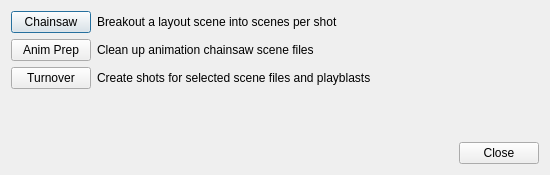
<?xml version="1.0" encoding="UTF-8"?>
<ui version="4.0">
 <class>BreakOutDialog</class>
 <widget class="QDialog" name="BreakOutDialog">
  <property name="geometry">
   <rect>
    <x>0</x>
    <y>0</y>
    <width>550</width>
    <height>175</height>
   </rect>
  </property>
  <property name="minimumSize">
   <size>
    <width>550</width>
    <height>175</height>
   </size>
  </property>
  <property name="maximumSize">
   <size>
    <width>550</width>
    <height>175</height>
   </size>
  </property>
  <property name="windowTitle">
   <string>Swing: Break Out</string>
  </property>
  <property name="modal">
   <bool>true</bool>
  </property>
  <layout class="QVBoxLayout" name="verticalLayout">
   <item>
    <layout class="QHBoxLayout" name="horizontalLayout_2">
     <item>
      <widget class="QPushButton" name="pushButtonChainsaw">
       <property name="text">
        <string>Chainsaw</string>
       </property>
      </widget>
     </item>
     <item>
      <widget class="QLabel" name="labelChainsaw">
       <property name="text">
        <string>Breakout a layout scene into scenes per shot </string>
       </property>
      </widget>
     </item>
     <item>
      <spacer name="horizontalSpacer_2">
       <property name="orientation">
        <enum>Qt::Horizontal</enum>
       </property>
       <property name="sizeHint" stdset="0">
        <size>
         <width>40</width>
         <height>20</height>
        </size>
       </property>
      </spacer>
     </item>
    </layout>
   </item>
   <item>
    <layout class="QHBoxLayout" name="horizontalLayout_3">
     <item>
      <widget class="QPushButton" name="pushButtonAnimPrep">
       <property name="text">
        <string>Anim Prep</string>
       </property>
      </widget>
     </item>
     <item>
      <widget class="QLabel" name="labelAnimPrep">
       <property name="text">
        <string>Clean up animation chainsaw scene files</string>
       </property>
      </widget>
     </item>
     <item>
      <spacer name="horizontalSpacer_3">
       <property name="orientation">
        <enum>Qt::Horizontal</enum>
       </property>
       <property name="sizeHint" stdset="0">
        <size>
         <width>40</width>
         <height>20</height>
        </size>
       </property>
      </spacer>
     </item>
    </layout>
   </item>
   <item>
    <layout class="QHBoxLayout" name="horizontalLayout_4">
     <item>
      <widget class="QPushButton" name="pushButtonTurnover">
       <property name="text">
        <string>Turnover</string>
       </property>
      </widget>
     </item>
     <item>
      <widget class="QLabel" name="label">
       <property name="text">
        <string>Create shots for selected scene files and playblasts</string>
       </property>
      </widget>
     </item>
     <item>
      <spacer name="horizontalSpacer_4">
       <property name="orientation">
        <enum>Qt::Horizontal</enum>
       </property>
       <property name="sizeHint" stdset="0">
        <size>
         <width>40</width>
         <height>20</height>
        </size>
       </property>
      </spacer>
     </item>
    </layout>
   </item>
   <item>
    <spacer name="verticalSpacer">
     <property name="orientation">
      <enum>Qt::Vertical</enum>
     </property>
     <property name="sizeHint" stdset="0">
      <size>
       <width>20</width>
       <height>40</height>
      </size>
     </property>
    </spacer>
   </item>
   <item>
    <layout class="QHBoxLayout" name="horizontalLayout">
     <item>
      <spacer name="horizontalSpacer">
       <property name="orientation">
        <enum>Qt::Horizontal</enum>
       </property>
       <property name="sizeHint" stdset="0">
        <size>
         <width>40</width>
         <height>20</height>
        </size>
       </property>
      </spacer>
     </item>
     <item>
      <widget class="QPushButton" name="pushButtonClose">
       <property name="text">
        <string>Close</string>
       </property>
      </widget>
     </item>
    </layout>
   </item>
  </layout>
 </widget>
 <resources/>
 <connections/>
</ui>
